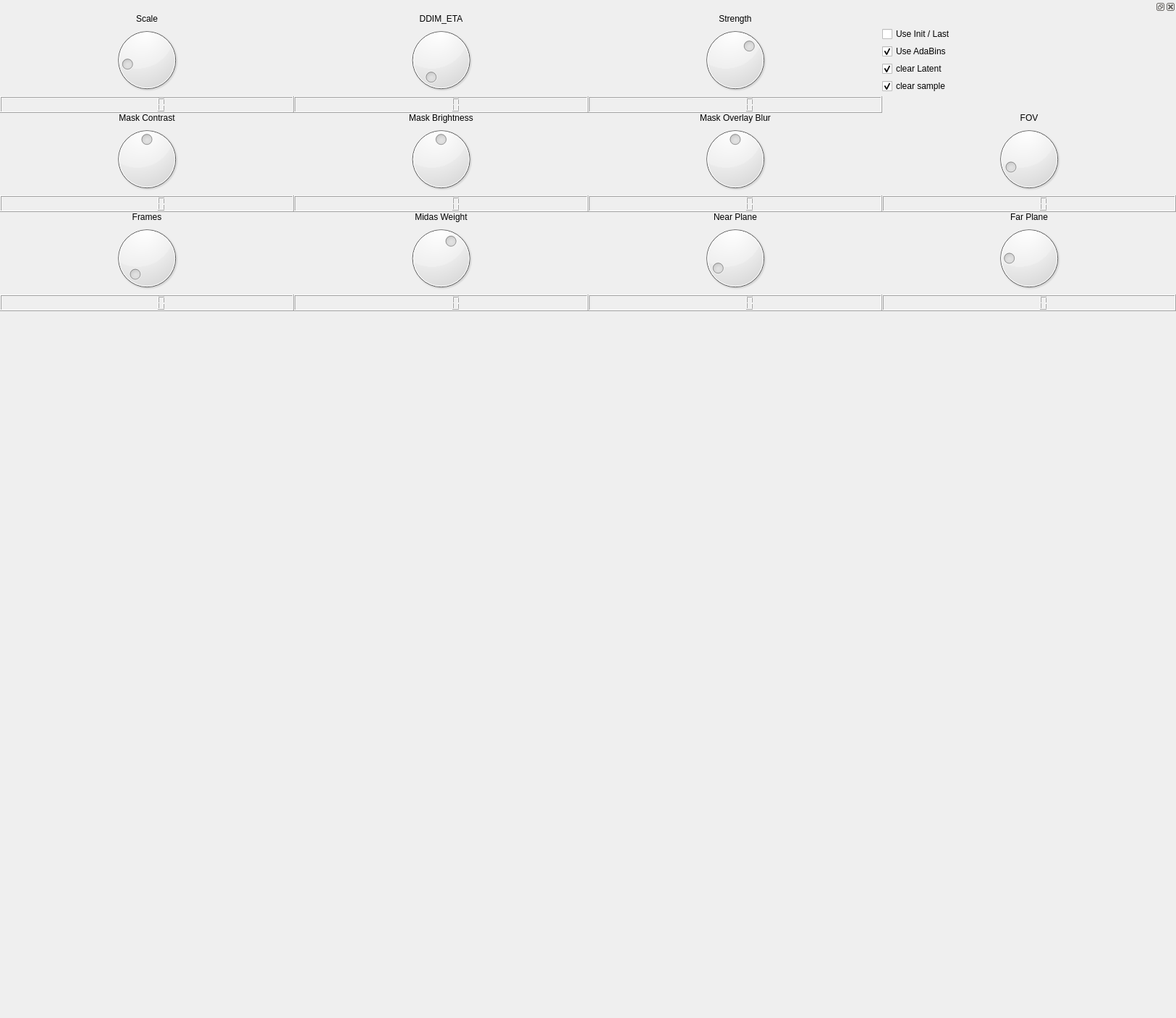
<?xml version="1.0" encoding="UTF-8"?>
<ui version="4.0">
 <class>Form</class>
 <widget class="QWidget" name="Form">
  <property name="geometry">
   <rect>
    <x>0</x>
    <y>0</y>
    <width>1625</width>
    <height>1407</height>
   </rect>
  </property>
  <property name="windowTitle">
   <string>Form</string>
  </property>
  <layout class="QVBoxLayout" name="verticalLayout">
   <property name="spacing">
    <number>0</number>
   </property>
   <property name="leftMargin">
    <number>0</number>
   </property>
   <property name="topMargin">
    <number>0</number>
   </property>
   <property name="rightMargin">
    <number>0</number>
   </property>
   <property name="bottomMargin">
    <number>0</number>
   </property>
   <item>
    <widget class="QDockWidget" name="dockWidget">
     <widget class="QWidget" name="dockWidgetContents">
      <layout class="QVBoxLayout" name="verticalLayout_2">
       <property name="spacing">
        <number>0</number>
       </property>
       <property name="leftMargin">
        <number>0</number>
       </property>
       <property name="topMargin">
        <number>0</number>
       </property>
       <property name="rightMargin">
        <number>0</number>
       </property>
       <property name="bottomMargin">
        <number>0</number>
       </property>
       <item>
        <layout class="QGridLayout" name="gridLayout_2">
         <property name="spacing">
          <number>0</number>
         </property>
         <item row="0" column="0">
          <widget class="QLabel" name="label">
           <property name="text">
            <string>Scale</string>
           </property>
           <property name="alignment">
            <set>Qt::AlignBottom|Qt::AlignHCenter</set>
           </property>
          </widget>
         </item>
         <item row="0" column="1">
          <widget class="QLabel" name="label_2">
           <property name="text">
            <string>DDIM_ETA</string>
           </property>
           <property name="alignment">
            <set>Qt::AlignBottom|Qt::AlignHCenter</set>
           </property>
          </widget>
         </item>
         <item row="0" column="2">
          <widget class="QLabel" name="label_3">
           <property name="text">
            <string>Strength</string>
           </property>
           <property name="alignment">
            <set>Qt::AlignBottom|Qt::AlignHCenter</set>
           </property>
          </widget>
         </item>
         <item row="1" column="0">
          <widget class="QDial" name="scale">
           <property name="maximum">
            <number>50</number>
           </property>
           <property name="value">
            <number>8</number>
           </property>
          </widget>
         </item>
         <item row="1" column="1">
          <widget class="QDial" name="ddim_eta">
           <property name="maximum">
            <number>100</number>
           </property>
          </widget>
         </item>
         <item row="1" column="2">
          <widget class="QDial" name="strength">
           <property name="maximum">
            <number>100</number>
           </property>
           <property name="value">
            <number>65</number>
           </property>
          </widget>
         </item>
         <item row="2" column="0">
          <widget class="QLCDNumber" name="lcdNumber"/>
         </item>
         <item row="2" column="1">
          <widget class="QLCDNumber" name="lcdNumber_2"/>
         </item>
         <item row="2" column="2">
          <widget class="QLCDNumber" name="lcdNumber_3"/>
         </item>
         <item row="3" column="0">
          <widget class="QLabel" name="label_6">
           <property name="text">
            <string>Mask Contrast</string>
           </property>
           <property name="alignment">
            <set>Qt::AlignBottom|Qt::AlignHCenter</set>
           </property>
          </widget>
         </item>
         <item row="3" column="1">
          <widget class="QLabel" name="label_7">
           <property name="text">
            <string>Mask Brightness</string>
           </property>
           <property name="alignment">
            <set>Qt::AlignBottom|Qt::AlignHCenter</set>
           </property>
          </widget>
         </item>
         <item row="3" column="2">
          <widget class="QLabel" name="label_8">
           <property name="text">
            <string>Mask Overlay Blur</string>
           </property>
           <property name="alignment">
            <set>Qt::AlignBottom|Qt::AlignHCenter</set>
           </property>
          </widget>
         </item>
         <item row="3" column="3">
          <widget class="QLabel" name="label_9">
           <property name="text">
            <string>FOV</string>
           </property>
           <property name="alignment">
            <set>Qt::AlignBottom|Qt::AlignHCenter</set>
           </property>
          </widget>
         </item>
         <item row="4" column="0">
          <widget class="QDial" name="mask_contrast">
           <property name="maximum">
            <number>200</number>
           </property>
           <property name="value">
            <number>100</number>
           </property>
          </widget>
         </item>
         <item row="4" column="1">
          <widget class="QDial" name="mask_brightness">
           <property name="maximum">
            <number>200</number>
           </property>
           <property name="value">
            <number>100</number>
           </property>
          </widget>
         </item>
         <item row="4" column="2">
          <widget class="QDial" name="mask_blur">
           <property name="maximum">
            <number>200</number>
           </property>
           <property name="value">
            <number>100</number>
           </property>
          </widget>
         </item>
         <item row="4" column="3">
          <widget class="QDial" name="fov">
           <property name="minimum">
            <number>30</number>
           </property>
           <property name="maximum">
            <number>360</number>
           </property>
           <property name="value">
            <number>70</number>
           </property>
          </widget>
         </item>
         <item row="5" column="0">
          <widget class="QLCDNumber" name="lcdNumber_8"/>
         </item>
         <item row="5" column="1">
          <widget class="QLCDNumber" name="lcdNumber_7"/>
         </item>
         <item row="5" column="2">
          <widget class="QLCDNumber" name="lcdNumber_6"/>
         </item>
         <item row="5" column="3">
          <widget class="QLCDNumber" name="lcdNumber_5"/>
         </item>
         <item row="6" column="0">
          <widget class="QLabel" name="label_10">
           <property name="text">
            <string>Frames</string>
           </property>
           <property name="alignment">
            <set>Qt::AlignBottom|Qt::AlignHCenter</set>
           </property>
          </widget>
         </item>
         <item row="6" column="1">
          <widget class="QLabel" name="label_11">
           <property name="text">
            <string>Midas Weight</string>
           </property>
           <property name="alignment">
            <set>Qt::AlignBottom|Qt::AlignHCenter</set>
           </property>
          </widget>
         </item>
         <item row="6" column="2">
          <widget class="QLabel" name="label_12">
           <property name="text">
            <string>Near Plane</string>
           </property>
           <property name="alignment">
            <set>Qt::AlignBottom|Qt::AlignHCenter</set>
           </property>
          </widget>
         </item>
         <item row="6" column="3">
          <widget class="QLabel" name="label_13">
           <property name="text">
            <string>Far Plane</string>
           </property>
           <property name="alignment">
            <set>Qt::AlignBottom|Qt::AlignHCenter</set>
           </property>
          </widget>
         </item>
         <item row="7" column="0">
          <widget class="QDial" name="frames">
           <property name="maximum">
            <number>250</number>
           </property>
           <property name="value">
            <number>5</number>
           </property>
          </widget>
         </item>
         <item row="7" column="1">
          <widget class="QDial" name="midas_weight">
           <property name="maximum">
            <number>100</number>
           </property>
           <property name="value">
            <number>60</number>
           </property>
          </widget>
         </item>
         <item row="7" column="2">
          <widget class="QDial" name="near_plane">
           <property name="maximum">
            <number>2000</number>
           </property>
           <property name="value">
            <number>200</number>
           </property>
          </widget>
         </item>
         <item row="7" column="3">
          <widget class="QDial" name="far_plane">
           <property name="maximum">
            <number>10000</number>
           </property>
           <property name="value">
            <number>2000</number>
           </property>
          </widget>
         </item>
         <item row="8" column="0">
          <widget class="QLCDNumber" name="lcdNumber_9"/>
         </item>
         <item row="8" column="1">
          <widget class="QLCDNumber" name="lcdNumber_10"/>
         </item>
         <item row="8" column="2">
          <widget class="QLCDNumber" name="lcdNumber_11"/>
         </item>
         <item row="8" column="3">
          <widget class="QLCDNumber" name="lcdNumber_12"/>
         </item>
         <item row="9" column="0">
          <spacer name="verticalSpacer">
           <property name="orientation">
            <enum>Qt::Vertical</enum>
           </property>
           <property name="sizeHint" stdset="0">
            <size>
             <width>20</width>
             <height>40</height>
            </size>
           </property>
          </spacer>
         </item>
         <item row="9" column="1">
          <spacer name="verticalSpacer_2">
           <property name="orientation">
            <enum>Qt::Vertical</enum>
           </property>
           <property name="sizeHint" stdset="0">
            <size>
             <width>20</width>
             <height>40</height>
            </size>
           </property>
          </spacer>
         </item>
         <item row="9" column="2">
          <spacer name="verticalSpacer_3">
           <property name="orientation">
            <enum>Qt::Vertical</enum>
           </property>
           <property name="sizeHint" stdset="0">
            <size>
             <width>20</width>
             <height>40</height>
            </size>
           </property>
          </spacer>
         </item>
         <item row="9" column="3">
          <spacer name="verticalSpacer_4">
           <property name="orientation">
            <enum>Qt::Vertical</enum>
           </property>
           <property name="sizeHint" stdset="0">
            <size>
             <width>20</width>
             <height>40</height>
            </size>
           </property>
          </spacer>
         </item>
         <item row="1" column="3">
          <layout class="QVBoxLayout" name="verticalLayout_3">
           <item>
            <widget class="QCheckBox" name="useInit">
             <property name="text">
              <string>Use Init / Last</string>
             </property>
            </widget>
           </item>
           <item>
            <widget class="QCheckBox" name="adabins">
             <property name="text">
              <string>Use AdaBins</string>
             </property>
             <property name="checked">
              <bool>true</bool>
             </property>
            </widget>
           </item>
           <item>
            <widget class="QCheckBox" name="clearLatent">
             <property name="text">
              <string>clear Latent</string>
             </property>
             <property name="checked">
              <bool>true</bool>
             </property>
            </widget>
           </item>
           <item>
            <widget class="QCheckBox" name="clearSample">
             <property name="text">
              <string>clear sample</string>
             </property>
             <property name="checked">
              <bool>true</bool>
             </property>
            </widget>
           </item>
          </layout>
         </item>
        </layout>
       </item>
      </layout>
     </widget>
    </widget>
   </item>
  </layout>
 </widget>
 <resources/>
 <connections>
  <connection>
   <sender>scale</sender>
   <signal>valueChanged(int)</signal>
   <receiver>lcdNumber</receiver>
   <slot>display(int)</slot>
   <hints>
    <hint type="sourcelabel">
     <x>37</x>
     <y>60</y>
    </hint>
    <hint type="destinationlabel">
     <x>37</x>
     <y>105</y>
    </hint>
   </hints>
  </connection>
  <connection>
   <sender>ddim_eta</sender>
   <signal>valueChanged(int)</signal>
   <receiver>lcdNumber_2</receiver>
   <slot>display(int)</slot>
   <hints>
    <hint type="sourcelabel">
     <x>110</x>
     <y>60</y>
    </hint>
    <hint type="destinationlabel">
     <x>110</x>
     <y>105</y>
    </hint>
   </hints>
  </connection>
  <connection>
   <sender>strength</sender>
   <signal>valueChanged(int)</signal>
   <receiver>lcdNumber_3</receiver>
   <slot>display(int)</slot>
   <hints>
    <hint type="sourcelabel">
     <x>183</x>
     <y>60</y>
    </hint>
    <hint type="destinationlabel">
     <x>183</x>
     <y>105</y>
    </hint>
   </hints>
  </connection>
  <connection>
   <sender>mask_contrast</sender>
   <signal>valueChanged(int)</signal>
   <receiver>lcdNumber_8</receiver>
   <slot>display(int)</slot>
   <hints>
    <hint type="sourcelabel">
     <x>37</x>
     <y>160</y>
    </hint>
    <hint type="destinationlabel">
     <x>35</x>
     <y>211</y>
    </hint>
   </hints>
  </connection>
  <connection>
   <sender>mask_brightness</sender>
   <signal>valueChanged(int)</signal>
   <receiver>lcdNumber_7</receiver>
   <slot>display(int)</slot>
   <hints>
    <hint type="sourcelabel">
     <x>110</x>
     <y>160</y>
    </hint>
    <hint type="destinationlabel">
     <x>108</x>
     <y>211</y>
    </hint>
   </hints>
  </connection>
  <connection>
   <sender>mask_blur</sender>
   <signal>valueChanged(int)</signal>
   <receiver>lcdNumber_6</receiver>
   <slot>display(int)</slot>
   <hints>
    <hint type="sourcelabel">
     <x>183</x>
     <y>160</y>
    </hint>
    <hint type="destinationlabel">
     <x>189</x>
     <y>211</y>
    </hint>
   </hints>
  </connection>
  <connection>
   <sender>fov</sender>
   <signal>valueChanged(int)</signal>
   <receiver>lcdNumber_5</receiver>
   <slot>display(int)</slot>
   <hints>
    <hint type="sourcelabel">
     <x>278</x>
     <y>168</y>
    </hint>
    <hint type="destinationlabel">
     <x>278</x>
     <y>211</y>
    </hint>
   </hints>
  </connection>
  <connection>
   <sender>frames</sender>
   <signal>valueChanged(int)</signal>
   <receiver>lcdNumber_9</receiver>
   <slot>display(int)</slot>
   <hints>
    <hint type="sourcelabel">
     <x>35</x>
     <y>267</y>
    </hint>
    <hint type="destinationlabel">
     <x>35</x>
     <y>311</y>
    </hint>
   </hints>
  </connection>
 </connections>
</ui>
